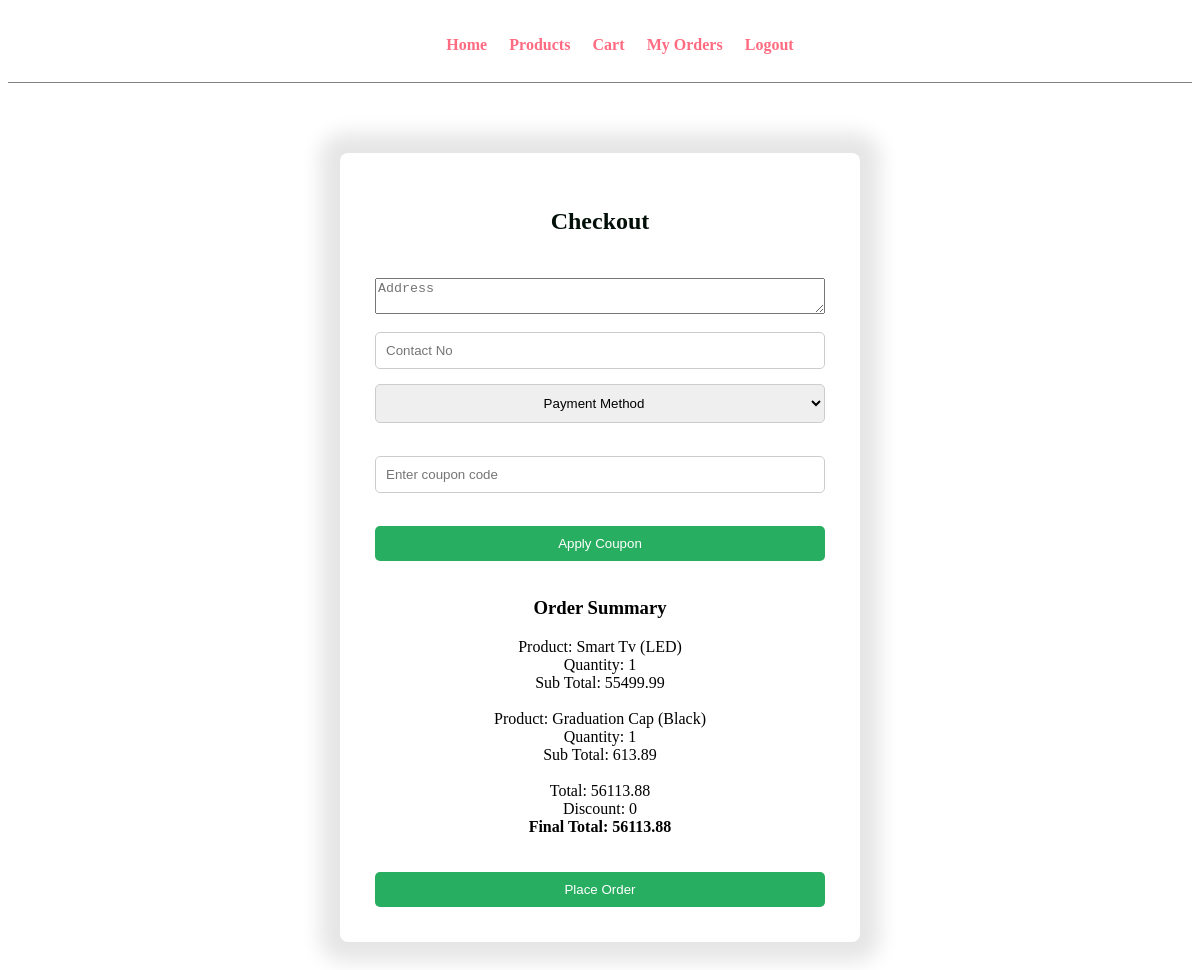
/user/checkout.php (signed in), run on the app's committed database.
### tables this page shows
CREATE TABLE `cart` (
  `cart_id` int(11) NOT NULL,
  `user_id` int(11) NOT NULL,
  `product_id` int(11) NOT NULL,
  `quantity` int(11) DEFAULT 1,
  `status` enum('active','abandoned') DEFAULT 'active',
  `last_updated` timestamp NOT NULL DEFAULT current_timestamp() ON UPDATE current_timestamp(),
  `reminder_sent` tinyint(4) DEFAULT 0
);

CREATE TABLE `products` (
  `product_id` int(11) NOT NULL,
  `product_name` varchar(150) NOT NULL,
  `category` varchar(100) DEFAULT NULL,
  `price` decimal(10,2) NOT NULL,
  `stock` int(11) NOT NULL,
  `created_at` timestamp NOT NULL DEFAULT current_timestamp()
);

### user/checkout.php (the view, shortened to what this page needs)
<?php
    include("../config/db.php");
    $user_id = $_SESSION['user_id'];
    $buy_now = false;
    $coupon_row = null;
    if(isset($_GET['id']) && isset($_GET['qty']))
        {
            $buy_now = true;
            $product_id = mysqli_real_escape_string($conn,$_GET['id']);
            $quantity = mysqli_real_escape_string($conn,$_GET['qty']);
            $product_sql = "SELECT * FROM products WHERE product_id = '$product_id'";
            $product_res = mysqli_query($conn,$product_sql);
            $product = mysqli_fetch_assoc($product_res);
            $total_amount = $product['price'] * $quantity ;
        }
    else
        {
            $cart_sql = "SELECT cart.*,products.product_name,products.price,products.stock
            FROM cart
            JOIN products ON cart.product_id = products.product_id
            WHERE cart.user_id = '$user_id'";
            $cart_res = mysqli_query($conn,$cart_sql);
            $total_amount = 0;
            while($row = mysqli_fetch_assoc($cart_res))
                {
                    $total_amount += $row['price'] * $row['quantity'];
                }
            mysqli_data_seek($cart_res,0);
        }
$discount_total = 0;
$final_total = 0;
if($buy_now)
{
    $subtotal = $product['price'] * $quantity;
    if($coupon_row && $coupon_row['product_id']==$product_id)
    {
        $discount = ($subtotal * $coupon_row['discount_percent'])/100;
        $discount_total += $discount;
        $subtotal -= $discount;
    }
    $final_total = $subtotal;
}
else
{
    $cart_sql_preview = "SELECT cart.*,products.price
                         FROM cart
                         JOIN products ON cart.product_id=products.product_id
                         WHERE cart.user_id='$user_id'";
    $cart_preview_res = mysqli_query($conn,$cart_sql_preview);
    while($row = mysqli_fetch_assoc($cart_preview_res))
    {
        $subtotal = $row['price'] * $row['quantity'];
        $final_total += $subtotal;
    }
}
?>
<!DOCTYPE html>
<html lang="en">
<head>
    <link rel="stylesheet" href="../css/admin.css">
</head>
<body>
    <div class="menu text-center">
        <div class="wrapper">
            <ul>
                <li><a href="home.php">Home</a></li>
                <li><a href="products.php">Products</a></li>
                <li><a href="cart.php">Cart</a></li>
                <li><a href="my-orders.php">My Orders</a></li>
                <li><a href="../authentication/logout.php">Logout</a></li>
            </ul>
        </div>
    </div>
    <div class="container">
    <h2>Checkout</h2><br>
<form action="" method="POST">
    <textarea name="address" placeholder="Address" required></textarea><br>
    <input type="text" name="contact" placeholder="Contact No" required>
    <select name="payment" class="text-center" required>
        <option value="">Payment Method</option>
    </select>
    <br>
    <input type="text" name="coupon_code" placeholder="Enter coupon code"><br>
    <button name="apply_coupon">Apply Coupon</button>
    <br>
    <h3>Order Summary</h3>
    <?php
        if($buy_now)
            {
    ?>
                Product: <?php echo $product['product_name'];?><br>
                Quantity: <?php echo $quantity;?><br>
                Total: <?php echo $total_amount; ?><br>
                Discount: <?php echo $discount_total; ?><br>
                <b>Final Total: <?php echo $final_total; ?></b><br><br>
    <?php
            }
        else
            {
                while($row = mysqli_fetch_assoc($cart_res))
                    {
    ?>
                    Product: <?php echo $row['product_name'];?><br>
                    Quantity: <?php echo $row['quantity'];?><br>
                    Sub Total: <?php echo $row['price']*$row['quantity'];?><br><br>
    <?php
                    }
    ?>
                Total: <?php echo $total_amount; ?><br>
                Discount: <?php echo $discount_total; ?><br>
                <b>Final Total: <?php echo $final_total; ?></b><br><br>
    <?php
            }
    ?>
    <button name="place_order">Place Order</button>
</form>
</div>
</body>
</html>

### css/admin.css (style rules this page uses)
.menu { border-bottom: 1px solid gray; }
.menu ul { list-style-type: none; }
.menu ul li { display: inline; padding: 1%; }
.menu ul li a { text-decoration: none; font-weight: bold; color: #ff6b81; }
.wrapper { padding: 1%; width: 80%; margin: 0 auto; }
.text-center { text-align: center; }
.container { max-width: 450px; margin: 70px auto; padding: 35px; background-color: #ffffff; border-radius: 8px; box-shadow: 0 0 20px 20px rgba(0, 0, 0, 0.1); text-align: center; }
.container h2 { color: #020f08; margin-bottom: 25px; }
.container form { display: flex; flex-direction: column; align-items: stretch; }
.container input,select { padding: 10px; margin-bottom: 15px; border: 1px solid #ccc; border-radius: 5px; }
.container button { background-color: #27ae60; color: white; border: none; padding: 10px; border-radius: 5px; cursor: pointer; transition: background 0.3s ease; }

### data on the page
cart: product.product_name "Smart Tv (LED)", quantity "1", $row['price']*$row['quantity'] "55499.99"
cart: product.product_name "Graduation Cap (Black)", quantity "1", $row['price']*$row['quantity'] "613.89"

### other printed values
$total_amount "56113.88"
$discount_total "0"
$final_total "56113.88"
